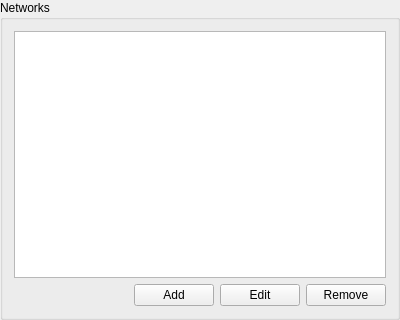
<?xml version="1.0" encoding="UTF-8"?>
<ui version="4.0">
 <class>CFGIRCNetworks</class>
 <widget class="QGroupBox" name="CFGIRCNetworks">
  <property name="geometry">
   <rect>
    <x>0</x>
    <y>0</y>
    <width>400</width>
    <height>320</height>
   </rect>
  </property>
  <property name="windowTitle">
   <string>GroupBox</string>
  </property>
  <property name="title">
   <string>Networks</string>
  </property>
  <layout class="QVBoxLayout" name="verticalLayout">
   <item>
    <layout class="QVBoxLayout" name="verticalLayout_2">
     <item>
      <widget class="QTableView" name="tvNetworks">
       <property name="editTriggers">
        <set>QAbstractItemView::NoEditTriggers</set>
       </property>
       <property name="selectionMode">
        <enum>QAbstractItemView::SingleSelection</enum>
       </property>
       <property name="selectionBehavior">
        <enum>QAbstractItemView::SelectRows</enum>
       </property>
       <property name="sortingEnabled">
        <bool>true</bool>
       </property>
      </widget>
     </item>
    </layout>
   </item>
   <item>
    <layout class="QHBoxLayout" name="horizontalLayout">
     <item>
      <spacer name="horizontalSpacer">
       <property name="orientation">
        <enum>Qt::Horizontal</enum>
       </property>
       <property name="sizeHint" stdset="0">
        <size>
         <width>40</width>
         <height>20</height>
        </size>
       </property>
      </spacer>
     </item>
     <item>
      <widget class="QPushButton" name="btnAdd">
       <property name="text">
        <string>Add</string>
       </property>
      </widget>
     </item>
     <item>
      <widget class="QPushButton" name="btnEdit">
       <property name="text">
        <string>Edit</string>
       </property>
      </widget>
     </item>
     <item>
      <widget class="QPushButton" name="btnRemove">
       <property name="text">
        <string>Remove</string>
       </property>
      </widget>
     </item>
    </layout>
   </item>
  </layout>
 </widget>
 <resources/>
 <connections/>
</ui>
